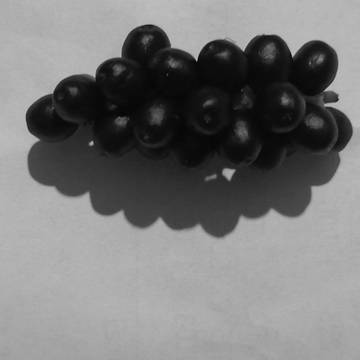
#> input picture Maths_cw/Fruit (1).jpg, 360 x 360 px
$ python Q4.py
#> lines starting #> are read from the running program, lines starting #| are printed output that depends on the picture
import scipy.fftpack as sfft
import matplotlib.pyplot as plt
from matplotlib import image as mpimg
import numpy as np
import scipy.signal as Signal


# a)

image = mpimg.imread(r"Fruit (1).jpg")
#> image is the input picture: shape (360, 360); min 1, max 198, mean 120.8
img_fft = sfft.fft2(image)
plt.imshow(np.abs(img_fft))
imgf = sfft.fftshift(img_fft)
plt.imshow(np.abs(imgf))


imgf1 = np.zeros((360, 360), dtype=complex)
c = 180
r = 90
for m in range(0, 360):
    for n in range(0, 360):
        if np.sqrt(((m - c) ** 2 + (n - c) ** 2)) > r:
            imgf1[m, n] = imgf[m, n]

Last_img = sfft.ifft2(imgf1)
plt.imshow(np.abs(Last_img))
plt.show()
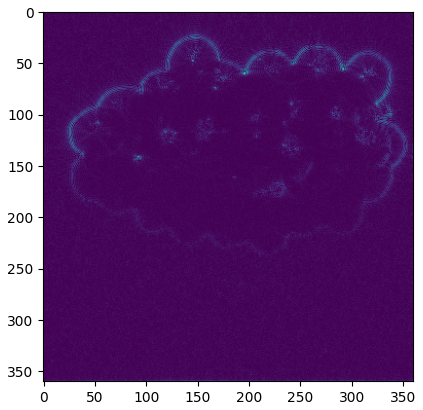
#> figure drawn by matplotlib, 1 panel

# b)
sigma1=5
sigma2=5
kernel = np.outer(np.abs(Signal.gaussian(360, sigma1)), np.abs(Signal.gaussian(360, sigma2)))
kernel_f = sfft.fft2(sfft.ifftshift(kernel))
image_f = sfft.fft2(image)
blurred_image_f = image_f * kernel_f
blurred_image = sfft.ifft2(blurred_image_f)
new_image=np.abs(blurred_image)
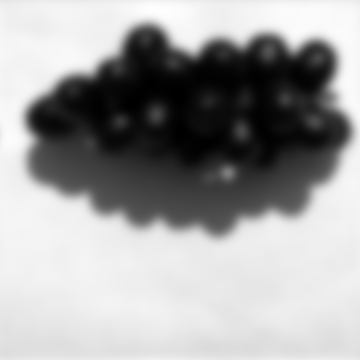
#> new_image: shape (360, 360) float64; min 1517.7, max 29022, mean 18968.9; drawn with min black and max white
plt.imshow(new_image)
plt.show()

#c)

imgc = sfft.dct((sfft.dct(image, norm='ortho')).T, norm='ortho')
plt.imshow(imgc)
image1 = sfft.idct((sfft.idct(image, norm='ortho')).T, norm='ortho')
imgc2 = imgc[0:240, 0:240]
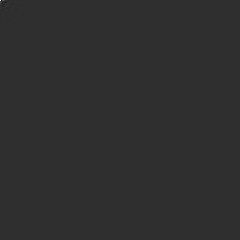
#> imgc2: shape (240, 240) float64; min -9888.3, max 43473.5, mean 1.1; drawn with min black and max white
image1 = sfft.idct((sfft.idct(imgc2, norm='ortho')).T, norm='ortho')
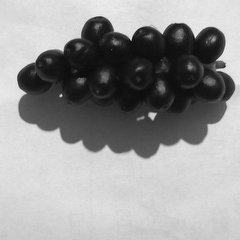
#> image1: shape (240, 240) float64; min -5.49, max 306.4, mean 181.1; drawn with min black and max white
plt.imshow(image1)
plt.show()

#d)
image1 = np.zeros((480, 480))
image1[:120, :120] = imgc[:120, :120]
#> image1: shape (480, 480) float64
img1 = sfft.idct((sfft.idct(image1, norm='ortho')).T, norm='ortho')
plt.imshow(img1)
plt.show()
